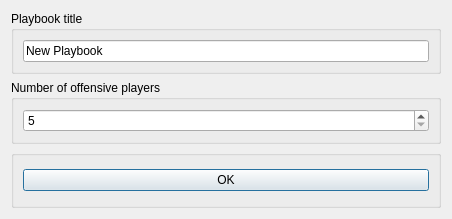
<?xml version="1.0" encoding="UTF-8"?>
<ui version="4.0">
 <class>PBCNewPlaybookDialog</class>
 <widget class="QDialog" name="PBCNewPlaybookDialog">
  <property name="geometry">
   <rect>
    <x>0</x>
    <y>0</y>
    <width>452</width>
    <height>219</height>
   </rect>
  </property>
  <property name="windowTitle">
   <string>Create new playbook</string>
  </property>
  <layout class="QVBoxLayout" name="verticalLayout">
   <item>
    <widget class="QGroupBox" name="groupBox_3">
     <property name="title">
      <string>Playbook title</string>
     </property>
     <layout class="QVBoxLayout" name="verticalLayout_3">
      <item>
       <widget class="QLineEdit" name="titleEdit">
        <property name="text">
         <string>New Playbook</string>
        </property>
        <property name="placeholderText">
         <string/>
        </property>
       </widget>
      </item>
     </layout>
    </widget>
   </item>
   <item>
    <widget class="QGroupBox" name="groupBox_2">
     <property name="title">
      <string>Number of offensive players</string>
     </property>
     <layout class="QVBoxLayout" name="verticalLayout_2">
      <property name="topMargin">
       <number>9</number>
      </property>
      <item>
       <widget class="QSpinBox" name="playerNumberSpinBox">
        <property name="minimum">
         <number>5</number>
        </property>
        <property name="maximum">
         <number>11</number>
        </property>
        <property name="singleStep">
         <number>2</number>
        </property>
       </widget>
      </item>
     </layout>
    </widget>
   </item>
   <item>
    <widget class="QGroupBox" name="groupBox">
     <property name="title">
      <string/>
     </property>
     <layout class="QHBoxLayout" name="horizontalLayout">
      <item>
       <widget class="QPushButton" name="okButton">
        <property name="text">
         <string>OK</string>
        </property>
       </widget>
      </item>
     </layout>
    </widget>
   </item>
  </layout>
 </widget>
 <resources/>
 <connections>
  <connection>
   <sender>okButton</sender>
   <signal>clicked()</signal>
   <receiver>PBCNewPlaybookDialog</receiver>
   <slot>accept()</slot>
   <hints>
    <hint type="sourcelabel">
     <x>102</x>
     <y>180</y>
    </hint>
    <hint type="destinationlabel">
     <x>177</x>
     <y>106</y>
    </hint>
   </hints>
  </connection>
 </connections>
</ui>
